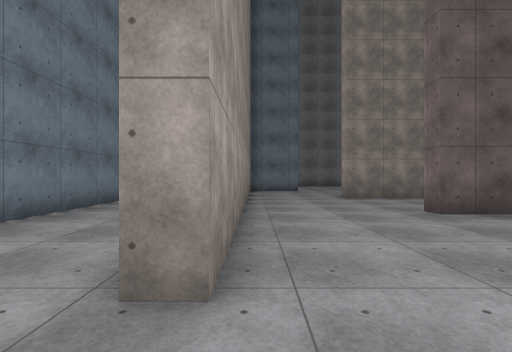
view 1 (above)

24 first-person views from a walk through a 3-D level made in the Unity game engine. The camera is 1.4 m above the floor, looks level and sees 85° across. The floor is counted in squares, 2 m on a side. Each view is taken from the middle of a square. On the plan, view 1 faces up. The plan holds only what a view shows up to about 9 squares ahead; the rest is blank. The place goes on beyond the plan. The player is left out. Some surface patterns are stand-ins.

view 2
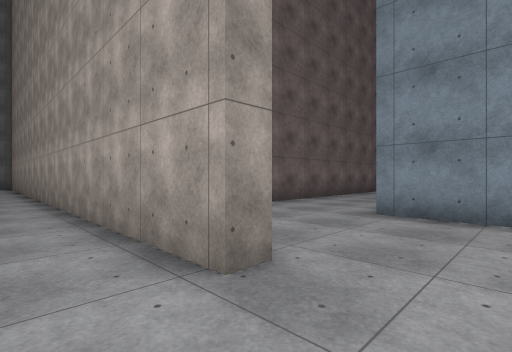

view 3
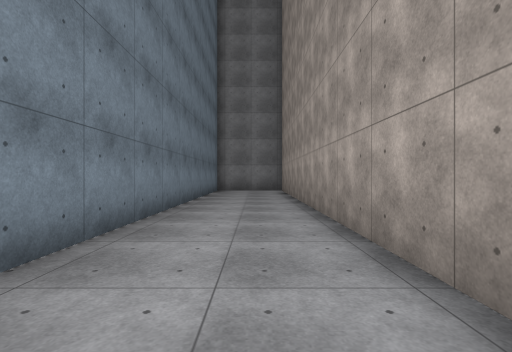

view 4
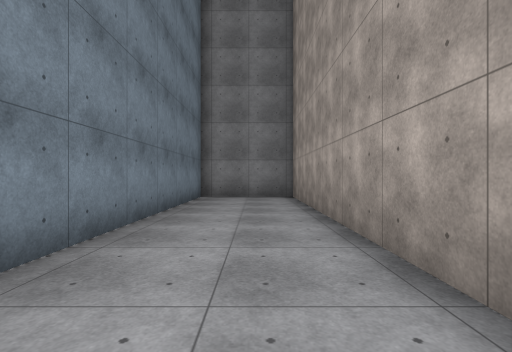

view 5
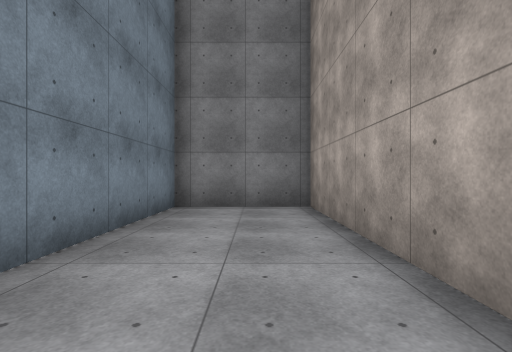

view 6
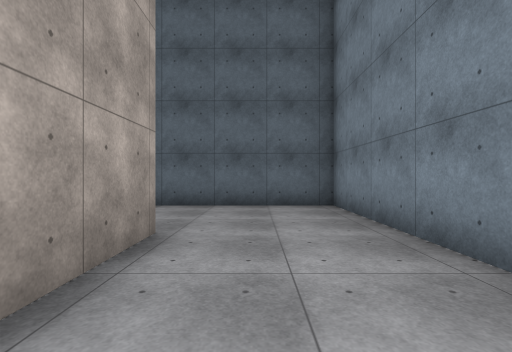

view 7
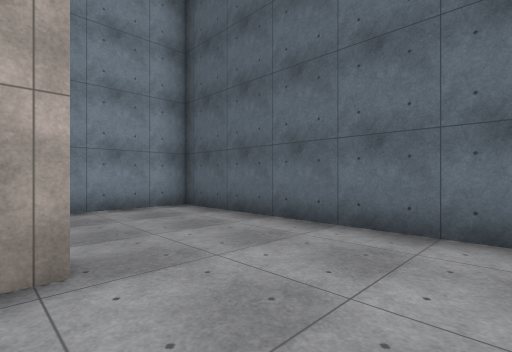

view 8
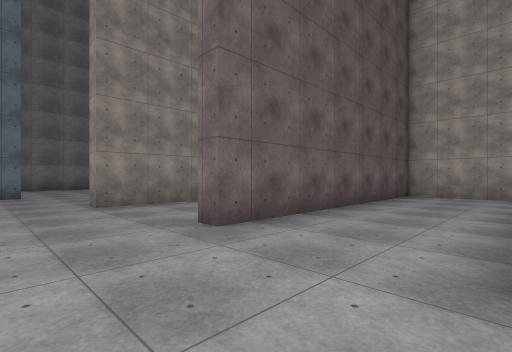

view 9
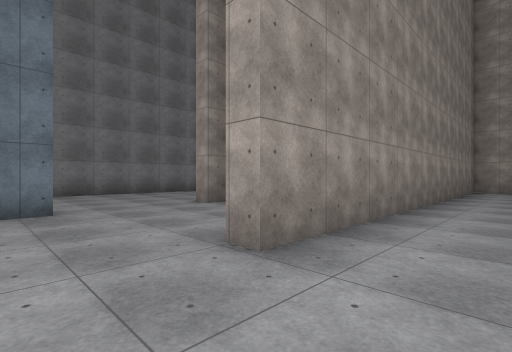

view 10
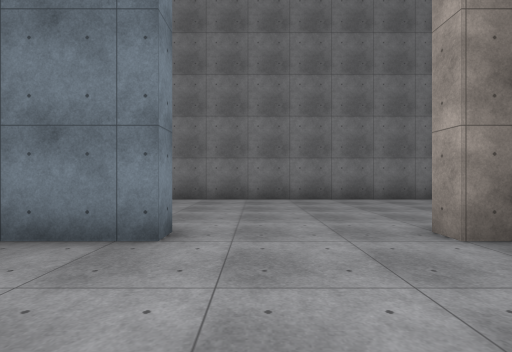

view 11
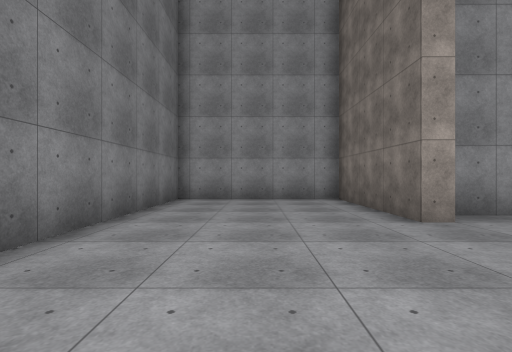

view 12
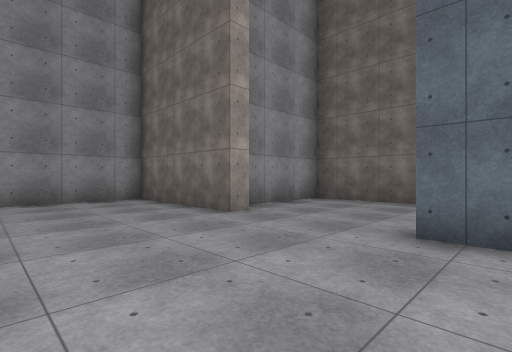

view 13
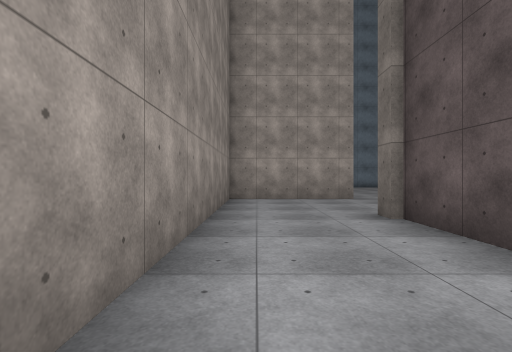

view 14
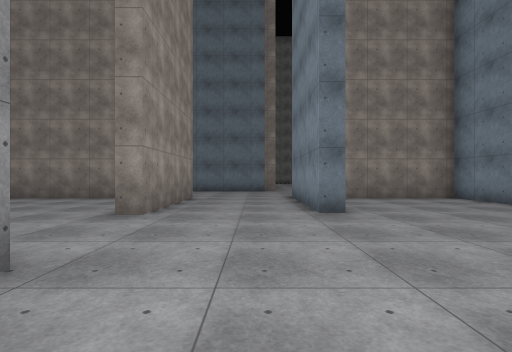

view 15
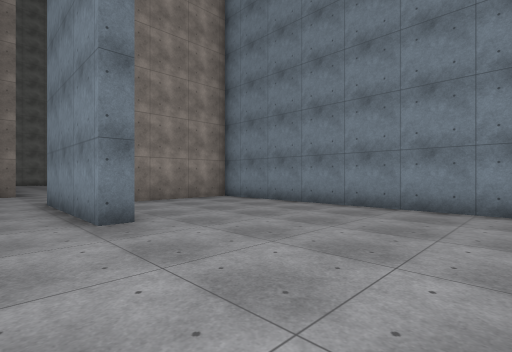

view 16
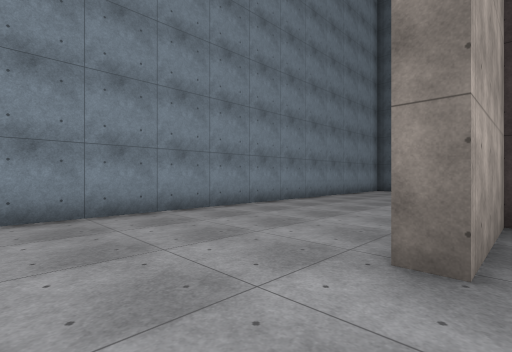

view 17
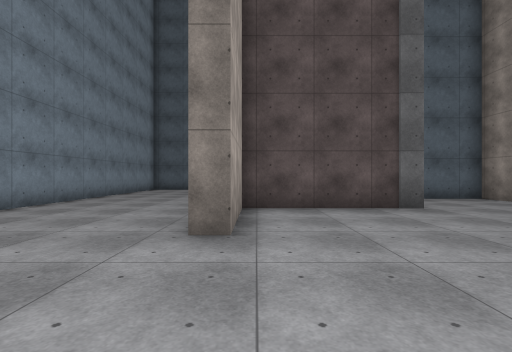

view 18
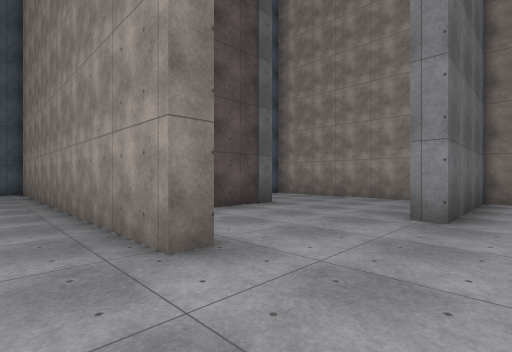

view 19
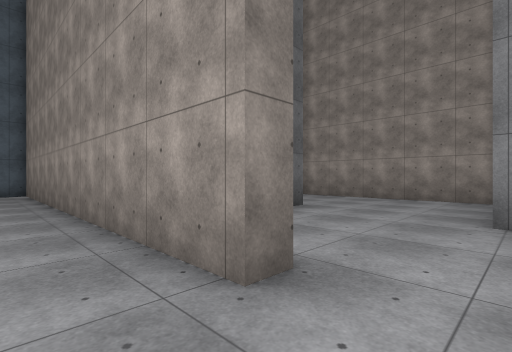

view 20
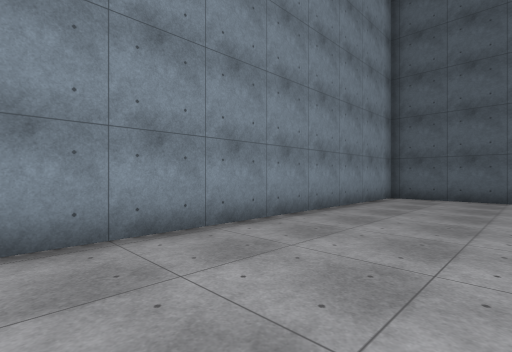

view 21
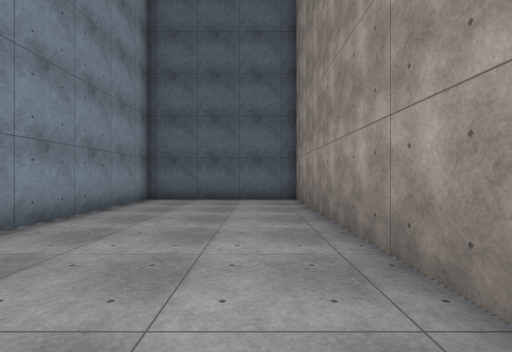

view 22
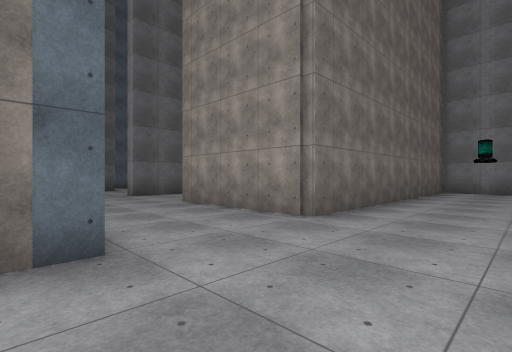

view 23
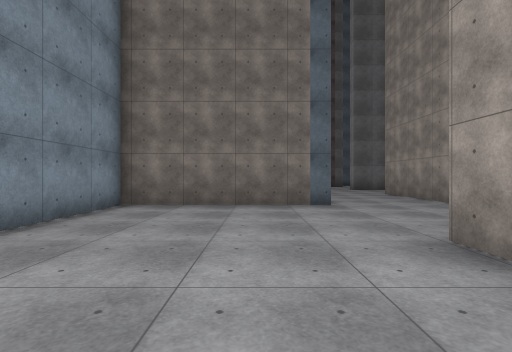

view 24
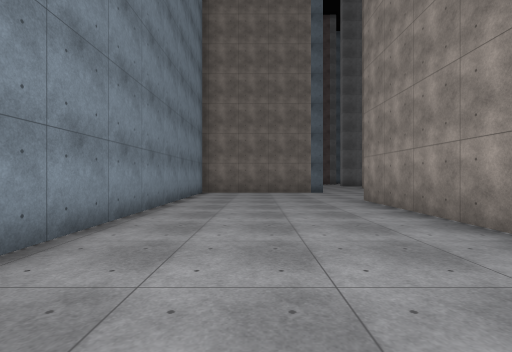

### Floor plan
Points are (right, up) in squares from view 1. A wall is a line through its corners. A room is listed if a view was taken in it or the views show most of it. See-through windows are left out.
Room 1 (views 1, 2, 3, 4, 5, 6, 7)
walls: (-0.3, 1.5) (-0.8, 1.5) (-0.8, 18.3) (-3.8, 18.3) (-3.8, -1.7) (3.2, -1.7) (3.2, 2.1)
ways out: opening at (1.5, 2) to room 2
Room 2 (views 8, 9, 13, 14, 15, 16, 17, 18, 19, 20, 21, 22, 23, 24)
walls: (19.8, 5.3) (19.3, 5.3) (19.3, 9.3) (24.2, 9.3) (24.2, 18.6); (11.5, 5.8) (12.1, 5.8); (10, 9.3) (15.9, 9.3) (15.9, 5.1) (15.5, 5.1) (15.5, 8.8) (2.9, 8.8) (2.9, 9.3); (12, 2.1) (16.1, 2.1) (16.1, 1.5); (9.6, 5.6) (11.6, 5.6); (12, 1.4) (12, -1.8); (18.9, 17.6) (18.9, 12.9); (15.4, -2) (19.3, -2) (19.3, 0.7) (19.8, 0.7) (19.8, -10.3) (24.2, -10.3) (24.2, 8.8) (20.8, 8.8); (12, -3.5) (12, -4.6) (13.9, -4.6); (3.4, 5.1) (3.4, 5.6); (-0.3, 8.2) (-0.3, 1.5)
ways out: opening at (1.5, 2) to room 1; opening at (1.5, 9) to room 3; opening at (2.5, 3.5)
Room 3 (views 10, 11, 12)
walls: (5.9, 13) (5.2, 13) (5.2, 13.5) (9.4, 13.5) (9.4, 18.3) (0.5, 18.3); (1.1, 13.5) (2, 13.5) (2, 13) (0.2, 13); (2.9, 9.3) (5.9, 9.3) (5.9, 12.5)
ways out: opening at (1.5, 9) to room 2

Where each view was taken, in squares from view 1:
view 1: 0 up, 0 right, facing up
view 2: 0 up, 2 left, facing up-right
view 3: 5 up, 2 left, facing up
view 4: 9 up, 2 left, facing up
view 5: 12 up, 2 left, facing up
view 6: 5 up, 2 left, facing down
view 7: 2 up, 3 left, facing down-right
view 8: 2 up, 1 right, facing up-right
view 9: 7 up, 1 right, facing up-right
view 10: 10 up, 3 right, facing up
view 11: 16 up, 1 right, facing right
view 12: 17 up, 1 right, facing down-right
view 13: 8 up, 7 right, facing right
view 14: 0 up, 18 right, facing up
view 15: 1 up, 18 right, facing up-right
view 16: 3 up, 19 right, facing down-right
view 17: 4 up, 19 right, facing down
view 18: 3 up, 21 right, facing down-left
view 19: 2 up, 21 right, facing down-left
view 20: 1 down, 21 right, facing down-right
view 21: 2 down, 21 right, facing down
view 22: 12 up, 20 right, facing down-left
view 23: 16 up, 21 right, facing down
view 24: 21 up, 22 right, facing down
